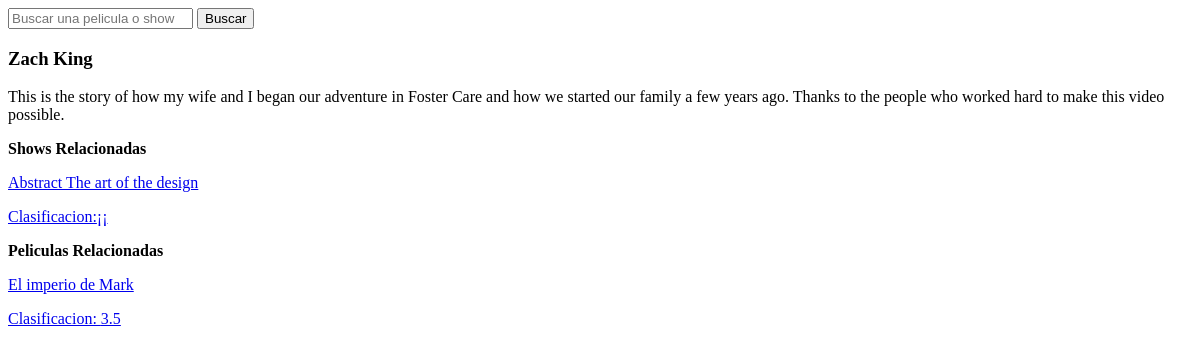
Before: / with the older database file.
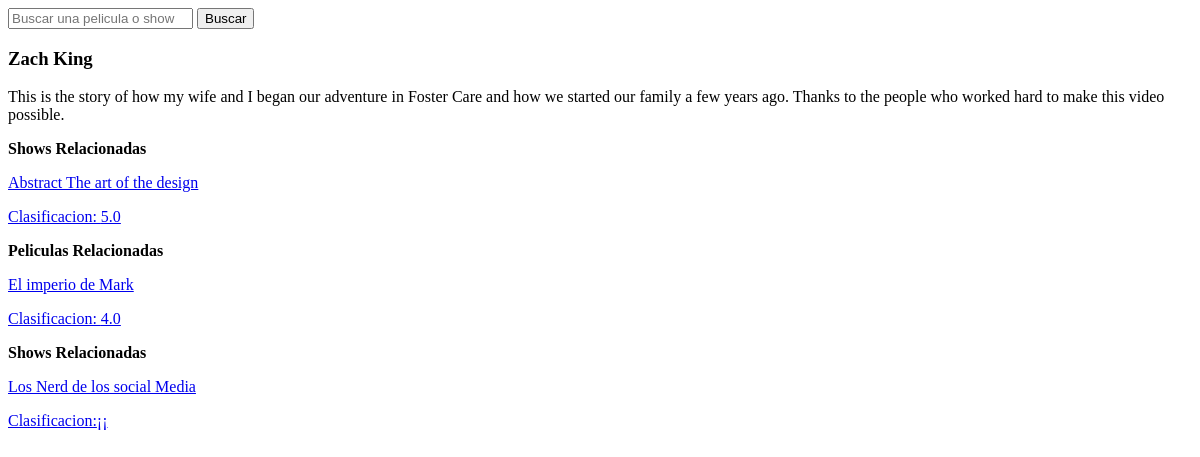
After: the same page with the newer database file.
### playlist/models.py (models this page shows, shortened)
class PlayList(models.Model):
	class PlaylistTypeChoices(models.TextChoices):
		MOVIE= "MOV", "Movie",
		SHOW = "TVS", "TV Show",
		SEASON = "SEA", "Season",
		PLAYLIST = "PLY", "PlayList"
	padre = models.ForeignKey("self", blank=True, null=True, on_delete=models.SET_NULL)
	relacionados = models.ManyToManyField("self", blank=True, related_name="relacion", through='PlayListRelacionado')
	order = models.IntegerField(default=1)
	titulo = models.CharField(max_length=120)
	type = models.CharField(max_length=3, choices=PlaylistTypeChoices.choices, default=PlaylistTypeChoices.PLAYLIST)
	categoria = models.ForeignKey(categoria, related_name='playlist', blank=True, null=True, on_delete=models.SET_NULL)
	descripcion = models.TextField(blank=True, null=True)
	slug = models.SlugField(blank=True, null=True)
	activo = models.BooleanField(default=True)
	video = models.ForeignKey(Video, related_name='playlist_destacado', blank=True, null=True, on_delete=models.SET_NULL) #un video por lista
	videos = models.ManyToManyField(Video, related_name='videos', blank=True, through='PlayListItem')
	timestamp = models.DateTimeField(auto_now_add=True)
	update = models.DateTimeField(auto_now=True)
	stado = models.CharField(max_length=2, choices=PublishStateOptions.choices, default=PublishStateOptions.DRAFT)
	tiempo_publicado = models.DateTimeField(auto_now_add=False, auto_now=False, blank=True, null=True)
	tags = GenericRelation(TaggedItem, related_query_name='playlist')
	clasificacion = GenericRelation(Clasificacion, related_query_name='playlist')
	objects = PlayListaManager()
	def __str__(self):
		return self.titulo
	def get_item_relacionado(self):
		return self.playlistrelacionado_set.all()
	def get_absolute_url(self):
		if self.pelicula:
			return f"/pelicula/{self.slug}/"
		if self.show:
			return f"/shows/{self.slug}/"
		if self.temporada and self.padre is not None:
			return f"/shows/{self.padre.slug}/seasons/{self.slug}/"
		return f"/playlist/{self.slug}"
	@property
	def pelicula(self):
		return self.type == self.PlaylistTypeChoices.MOVIE
	@property
	def show(self):
		return self.type == self.PlaylistTypeChoices.SHOW

class PlayListRelacionado(models.Model):
	playlist = models.ForeignKey(PlayList, on_delete=models.CASCADE)
	relacionado = models.ForeignKey(PlayList, on_delete=models.CASCADE, related_name='item_relacionado', limit_choices_to=pr_opcion_limite)
	order = models.IntegerField(default=1)
	timestamp = models.DateTimeField(auto_now_add=True)

### playlist/views.py (the view)
# urls.py: path('', PlayListDestacadoView.as_view(), name='PlayListDestacadoView'),
class PlayListDestacadoView(PlayListMixin, ListView):
	template_name = 'playlist/lista_destacada.html'
	queryset = PlayList.objects.playlist_destacados()
	titulo = 'Destacado'

### clasificacion/models.py (called while the page is built)
	def rating(self):
		return self.aggregate(average=Avg("valor"))['average']

	def get_queryset(self):
		return ClasificacionQuerySet(self.model, using=self._db)

### playlist/mixins.py (called while the page is built)
	def get_context_data(self, *args, **kwargs):
		context = super().get_context_data(*args, **kwargs)
		if self.titulo is not None:
			context['titulo'] = self.titulo
		return context

	def get_queryset(self):
		return super().get_queryset().publicado()

### playlist/models.py (called while the page is built)
	def publicado(self):
		ahora = timezone.now()
		return self.filter(
			stado = PublishStateOptions.PUBLISH,
			tiempo_publicado__lte=ahora
		)

### template/playlist/lista_destacada.html (shortened to what this page needs)
{% extends 'base.html' %}
{% block contenido %}
	{% for instance in object_list %}
		<div>
			<h3>{{instance.titulo}}</h3>
			<p>{{instance.descripcion}}</p>
			{% for item in instance.get_item_relacionado %}
				{% if item.relacionado.pelicula %}
					<div>
						<p>
							<strong>Peliculas Relacionadas</strong>
						</p>
					</div>
			{% include 'playlist/tarjetas/pelicula.html' with pelicula=item.relacionado %}
				{% elif item.relacionado.show %}
					<div>
						<p>
							<strong>Shows Relacionadas</strong>
						</p>
					</div>
					{% include 'playlist/tarjetas/show.html' with show=item.relacionado %}
				{% endif %}
			{% endfor %}
		</div>
	{% endfor %}
{% endblock %}

### template/base.html (shortened to what this page needs)
<!DOCTYPE html>
<html>
<head>
</head>
<body>
	<form method="GET" action="/buscar/">
		<input type="text" name="q" placeholder="Buscar una pelicula o show">
		<button type="submit">Buscar</button>
	</form>
	{% block contenido %}
	{% endblock %}
</body>
</html>

### template/playlist/tarjetas/show.html
{% load clasificacion %}
<div>
	<a href="{{show.get_absolute_url}}">
		{{show}}
		{% clasificar object=show  solo_clasificacion=True %}
	</a>
</div>

### template/clasificacion/rating.html (shortened to what this page needs)
<p>
	Clasificacion:{% if value %} {{value}} {% else %}¡¡ {% endif %}
</p>

### template/playlist/tarjetas/pelicula.html
{% load clasificacion %}
<div>
	<a href="{{pelicula.get_absolute_url}}">
		{{pelicula}}
		{% clasificar object=pelicula  solo_clasificacion=True %}
	</a>
</div>

Changed rows visible on the page:
shown differently, row unchanged: PlayListRelacionado (number 1 of 3 on the later page): value (not shown) → "5.0"; no longer shows "¡¡"
changed PlayListRelacionado (number 2 of 3 on the later page): value "3.5" → "4.0"
added PlayList: titulo "Los Nerd de los social Media"
